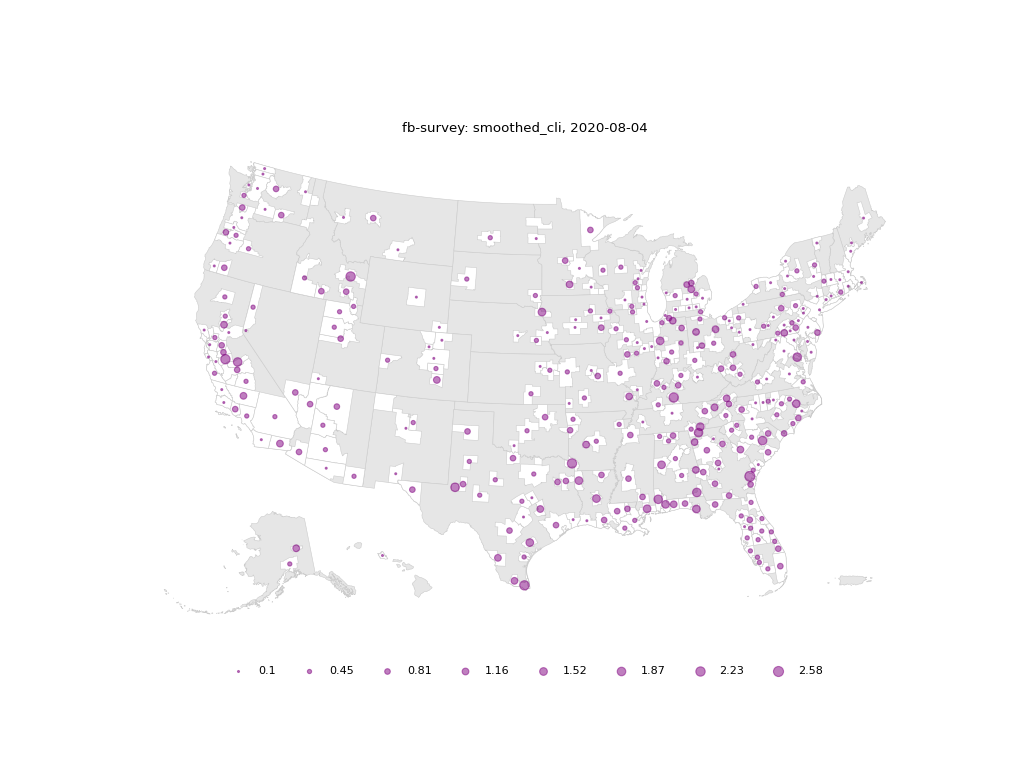

Source code (Python):
import covidcast
from datetime import date
from matplotlib import pyplot as plt
data = covidcast.signal("fb-survey", "smoothed_cli", start_day = date(2020,8,4), end_day = date(2020,8,4), geo_type = "msa")
covidcast.plot(data, plot_type="bubble")
plt.show()
